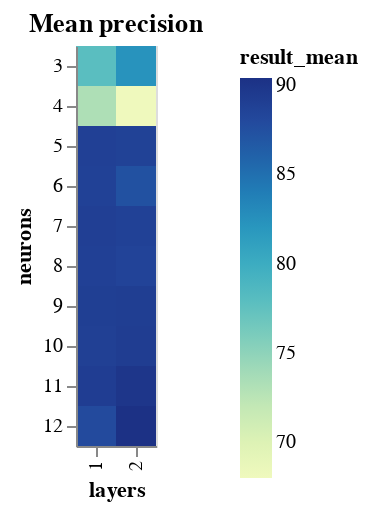

The code cell stored with this chart in its notebook:
### Code cell
import altair as alt


def heatmap(title, source, tooltip="props", **kwargs):
    if tooltip == "props":
        tooltip = source.columns.to_list()

    return (
        alt.Chart(source)
        .mark_rect()
        .encode(tooltip=tooltip, **kwargs)
        .properties(title=title)
        .interactive()
    )


def binify(dataframe, param, bins):
    return [dataframe[dataframe[param].isin(bin)] for bin in bins]


def binified_heatmap(title, source, param, bins, tooltip="props", **kwargs):
    return alt.hconcat(
        *(
            heatmap(title, source[source[param].isin(bin)], tooltip=tooltip, **kwargs)
            for bin in bins
        )
    )


neurons_result_encoding = {"x": "layers:O", "y": "neurons:O", "color": "result_mean:Q"}
neurons_result_tooltip = ["result_mean", "result_std", "neurons", "layers"]
NEURON_BINS = np.array_split(NEURONS_RANGE, NEURONS_RANGE.max() // NEURON_BIN_SIZE + 1)


def binified_neurons_heatmap(title, neurons_df):
    return binified_heatmap(
        title,
        neurons_df,
        param="neurons",
        bins=NEURON_BINS,
        tooltip=neurons_result_tooltip,
        **neurons_result_encoding
    )


binified_neurons_heatmap("Mean precision", neurons_result_df)

### Figure 1 — Vega-Lite specification as saved in the notebook (floating-point values rounded to 4 significant figures)
{"config": {"view": {"continuousWidth": 400, "continuousHeight": 300}}, "hconcat": [{"mark": "rect", "encoding": {"color": {"type": "quantitative", "field": "result_mean"}, "tooltip": [{"type": "quantitative", "field": "result_mean"}, {"type": "quantitative", "field": "result_std"}, {"type": "quantitative", "field": "neurons"}, {"type": "quantitative", "field": "layers"}], "x": {"type": "ordinal", "field": "layers"}, "y": {"type": "ordinal", "field": "neurons"}}, "selection": {"selector001": {"type": "interval", "bind": "scales", "encodings": ["x", "y"]}}, "title": "Mean precision"}], "data": {"name": "data-65077bdebe69dd9857a5a863c668a703"}, "$schema": "https://vega.github.io/schema/vega-lite/v4.8.1.json", "datasets": {"data-65077bdebe69dd9857a5a863c668a703": [{"neurons": 5, "layers": 2, "epochs": 60, "learning_rate": 0.0216, "momentum": 0.0503, "result_mean": 88.68, "result_std": 1.126}, {"neurons": 11, "layers": 2, "epochs": 60, "learning_rate": 0.0216, "momentum": 0.0503, "result_mean": 89.85, "result_std": 1.274}, {"neurons": 10, "layers": 1, "epochs": 60, "learning_rate": 0.0216, "momentum": 0.0503, "result_mean": 88.88, "result_std": 1.234}, {"neurons": 8, "layers": 1, "epochs": 60, "learning_rate": 0.0216, "momentum": 0.0503, "result_mean": 88.83, "result_std": 1.231}, {"neurons": 9, "layers": 2, "epochs": 60, "learning_rate": 0.0216, "momentum": 0.0503, "result_mean": 89.07, "result_std": 1.287}, {"neurons": 6, "layers": 2, "epochs": 60, "learning_rate": 0.0216, "momentum": 0.0503, "result_mean": 87.32, "result_std": 1.255}, {"neurons": 11, "layers": 1, "epochs": 60, "learning_rate": 0.0216, "momentum": 0.0503, "result_mean": 89.12, "result_std": 1.476}, {"neurons": 8, "layers": 2, "epochs": 60, "learning_rate": 0.0216, "momentum": 0.0503, "result_mean": 88.54, "result_std": 1.461}, {"neurons": 9, "layers": 1, "epochs": 60, "learning_rate": 0.0216, "momentum": 0.0503, "result_mean": 88.98, "result_std": 1.518}, {"neurons": 12, "layers": 2, "epochs": 60, "learning_rate": 0.0216, "momentum": 0.0503, "result_mean": 90.38, "result_std": 1.659}, {"neurons": 7, "layers": 1, "epochs": 60, "learning_rate": 0.0216, "momentum": 0.0503, "result_mean": 88.93, "result_std": 1.586}, {"neurons": 7, "layers": 2, "epochs": 60, "learning_rate": 0.0216, "momentum": 0.0503, "result_mean": 88.73, "result_std": 1.594}, {"neurons": 6, "layers": 1, "epochs": 60, "learning_rate": 0.0216, "momentum": 0.0503, "result_mean": 88.73, "result_std": 1.7}, {"neurons": 5, "layers": 1, "epochs": 60, "learning_rate": 0.0216, "momentum": 0.0503, "result_mean": 88.83, "result_std": 1.73}, {"neurons": 10, "layers": 2, "epochs": 60, "learning_rate": 0.0216, "momentum": 0.0503, "result_mean": 89.17, "result_std": 1.841}, {"neurons": 12, "layers": 1, "epochs": 60, "learning_rate": 0.0216, "momentum": 0.0503, "result_mean": 87.91, "result_std": 1.843}, {"neurons": 4, "layers": 2, "epochs": 60, "learning_rate": 0.0216, "momentum": 0.0503, "result_mean": 67.99, "result_std": 0.9321}, {"neurons": 3, "layers": 2, "epochs": 60, "learning_rate": 0.0216, "momentum": 0.0503, "result_mean": 82.27, "result_std": 2.393}, {"neurons": 3, "layers": 1, "epochs": 60, "learning_rate": 0.0216, "momentum": 0.0503, "result_mean": 77.9, "result_std": 2.222}, {"neurons": 4, "layers": 1, "epochs": 60, "learning_rate": 0.0216, "momentum": 0.0503, "result_mean": 73.29, "result_std": 4.599}]}}
